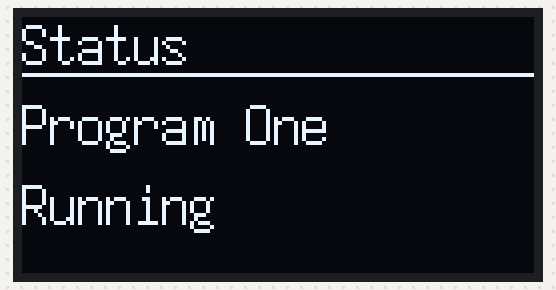
This sketch was run on a simulated Arduino Uno, built with avr-gcc and run on an emulated ATmega328P. Parts: 128×64 one-colour display.

Above: at 0.4 s.

The sketch:

PrintHelloWorld_sdd1306_I2C_yellow_blue.ino
```cpp
#include <Arduino.h>
#include <U8g2lib.h>

// Define the structure for the content
typedef struct {
  const char *header;
  const char *content_1;
  const char *content_2;
  int x_header;
  int y_header;
  int x_content_1;
  int y_content_1;
  int x_content_2;
  int y_content_2;
} DisplayItem;

char gHeader[25] = "Status";
char gContent1[25] = "Program One";
char gContent2[25] = "Running";

U8G2_SSD1306_128X64_NONAME_1_HW_I2C u8g2(U8G2_R0, /* reset=*/ U8X8_PIN_NONE);

void u8g2_prepare(void) {
  u8g2.setFont(u8g2_font_7x14_tf);
  u8g2.setFontRefHeightExtendedText();
  u8g2.setDrawColor(1);
  u8g2.setFontPosTop();
  u8g2.setFontDirection(0);
}

void draw_line(unsigned int a)
{
  u8g2.drawLine(0, a, 127, a);

}

// Function to print an array of DisplayItem
void printContent(const DisplayItem items[], int itemCount) {
  u8g2.firstPage();
  do {
    // Iterate through each item in the array
    for (int i = 0; i < itemCount; i++) {
      // Set cursor and print the header
      u8g2.setCursor(items[i].x_header, items[i].y_header);
      u8g2.print(items[i].header);
      // Set cursor and print the first content
      u8g2.setCursor(items[i].x_content_1, items[i].y_content_1);
      u8g2.print(items[i].content_1);
      // Set cursor and print the second content
      u8g2.setCursor(items[i].x_content_2, items[i].y_content_2);
      u8g2.print(items[i].content_2);
      draw_line(14);
    }
  } while (u8g2.nextPage());
}

void loop(void) {
  DisplayItem displayItems[] = {
    {gHeader, gContent1, gContent2, 0, 0, 0, 20, 0, 40}
  };
  // Call the function to print the content
  printContent(displayItems, sizeof(displayItems) / sizeof(displayItems[0]));
  delay(2000);  // Delay to observe the message
}

void setup() {
  u8g2.begin();  // Initialize the display
  u8g2_prepare();
}
```
